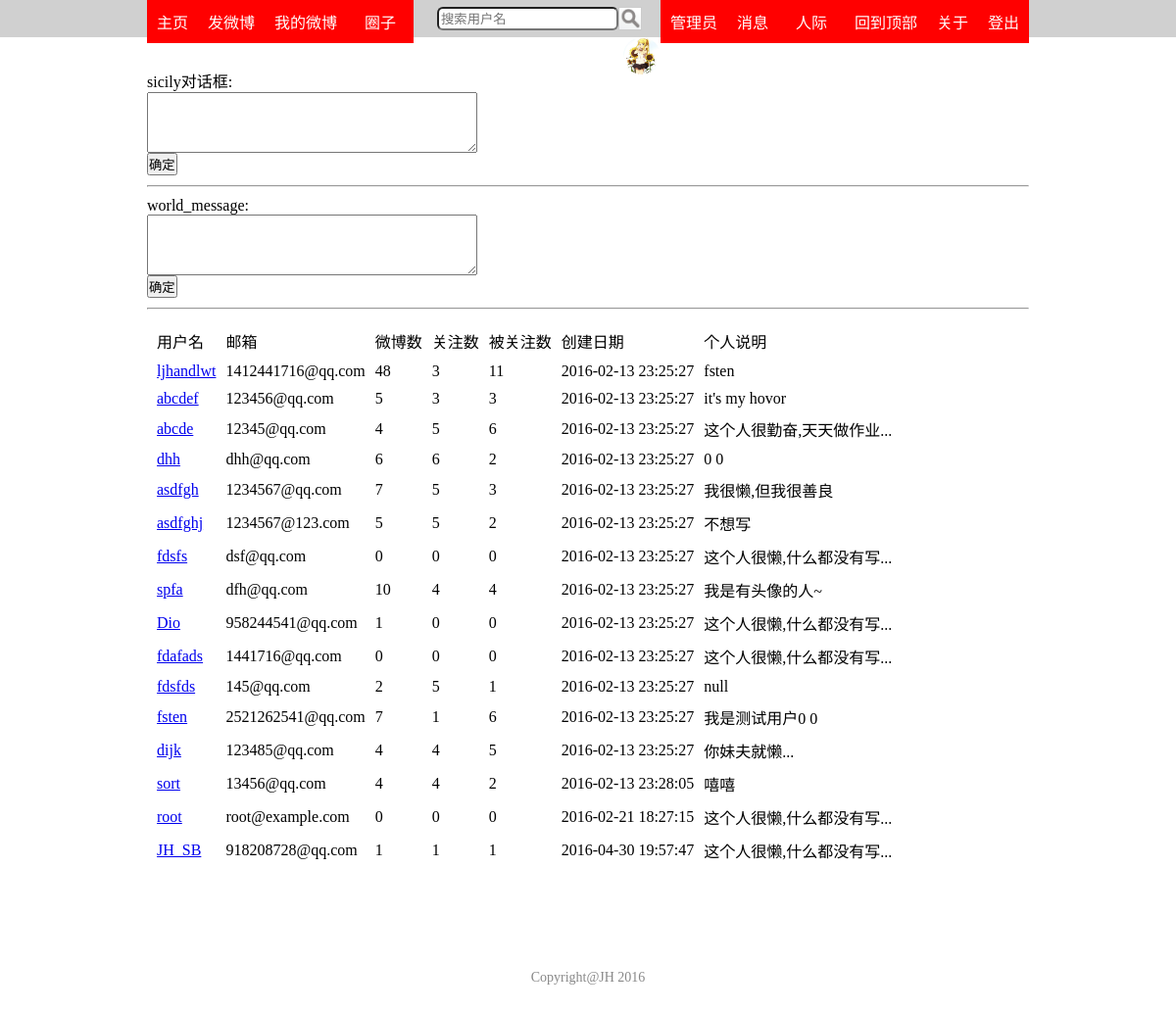
The page /admin (signed in) on the database its author committed.
### app/models.py (models this page shows, shortened)
class User(db.Model):
	id=db.Column(db.Integer,primary_key=True)
	nickname=db.Column(db.String(80),unique=True)
	password=db.Column(db.String(120))
	email=db.Column(db.String(120),unique=True)
	information=db.Column(db.String(250))
	posts=db.relationship('Post',backref='author',lazy='dynamic')
	has_avatar=db.Column(db.Integer,default=0)
	create_time=db.Column(db.DateTime,default=datetime.now())
	messages=db.relationship('Message',backref='people',lazy='dynamic')
	concern=db.relationship('User',secondary=user_user_concern,primaryjoin=id==user_user_concern.c.user1_id,
	secondaryjoin=id==user_user_concern.c.user2_id,backref='concerned')
	blacklist=db.relationship('User',secondary=user_user_blacklist,primaryjoin=id==user_user_blacklist.c.user1_id,
	secondaryjoin=id==user_user_blacklist.c.user2_id,backref='blackedlist')
	is_authenticated=True
	is_active=True
	is_anonymous=False
	def avatar(self):
		if self.has_avatar:
			return '/static/avatar/'+self.nickname+'.jpg'
		else:
			return url_for('static',filename='favicon.ico')
	def count_new_message(self):
		return Message.query.filter_by(user_id=self.id,has_showed=0).count()
	def is_admin(self):
		return Admin.query.filter_by(nickname=self.nickname).first() is not None

### app/views.py (the view)
@app.route('/admin')
@login_required
def admin():
	if g.user.is_admin():
		return render_template('admin.html',title='admin',users=User.query.all())
	else:
		abort(403)

### app/views.py (called while the page is built)
@lm.user_loader
def load_user(id):
	return User.query.get(int(id))

@app.before_request
def before_request():
	g.user=current_user

### app/templates/admin.html
{%extends 'base.html'%}
{%block content%}
<div>
<form action="{{url_for('admin_change_sicily_message')}}" method='POST'>
  <div>sicily对话框:</div>
  <div><textarea name='sicily_message' rows="4" cols="40"></textarea></div>
  <div><input type='submit' value='确定'></div>
</form>
</div>
<hr style="margin:10px 0">
<div>
<form action="{{url_for('admin_world_message')}}" method='POST'>
  <div>world_message:</div>
  <div><textarea name='world_message' rows="4" cols="40"></textarea></div>
  <div><input type='submit' value='确定'></div>
</form>
</div>
<hr style="margin:10px 0">
<div>
<table style="border-spacing:10px">
  <tr>
    <td>用户名</td>
	<td>邮箱</td>
	<td>微博数</td>
	<td>关注数</td>
	<td>被关注数</td>
	<td>创建日期</td>
	<td>个人说明</td>
  </tr>
  {%for user in users%}
  <tr>
	<td><a href="{{url_for('personal',nickname=user.nickname)}}">{{user.nickname}}</a></td>
	<td>{{user.email}}</td>
	<td>{{user.posts.count()}}</td>
	<td>{{user.concern.__len__()}}</td>
	<td>{{user.concerned.__len__()}}</td>
	<td>{{user.create_time.strftime('%Y-%m-%d %H:%M:%S')}}</td>
	<td>{{user.information}}</td>
  </tr>
  {%endfor%}
</table>
</div>
{%endblock%}

### app/templates/base.html (shortened to what this page needs)
<html>
<head>
<link rel="stylesheet" type="text/css" href="{{url_for('static',filename='style.css')}}">
<link rel="stylesheet" type="text/css" href="{{url_for('static',filename='header.css')}}">
</head>
<body>
<div id="wrap">
<div class='header_base'></div>
<div id="header">
  <ul class='left'>
	<li><a href='/index' class='menu_link'>主页</a></li>
	{%if g.user and g.user.is_authenticated%}
	  <li><a href="/write" class='menu_link'>发微博</a></li>
	  <li><a href='/user/{{g.user.nickname}}/blog' class='menu_link'>我的微博</a></li>
	  <li style='width:68px'>
		<a href='/concern' class='menu_link'>圈子</a>
	  </li>
	  <li>
		<div class='search'>
	      <form action="{{url_for('search_user')}}" method="POST">
			<input type='text' name='search' placeholder='搜索用户名' required>
			<input type='image' src="{{url_for('static',filename='search.png')}}" alt='搜索'>
		  </form>
		</div>
	  </li>
	{%endif%}
  </ul>
  <ul class='right'>
    {%if g.user and g.user.is_authenticated%}
	  <li><a href='/logout' class='menu_link'>登出</a></li>
	  <li><a href='javascript:;' class='menu_link' onclick="about()">关于</a></li>
	  <li><a href='#' class='menu_link'>回到顶部</a></li>
	  <li style="width:68px">
	    <a href='javascript:;' class='menu_link'>人际</a>
	  </li>
	  <li style="position:relative">
	    <a href='/message' class='menu_link'>消息</a>
	  </li>
	  {%if g.user.is_admin()%}
	    <li><a href='/admin' class='menu_link'>管理员</a></li>
	  {%endif%}
	  <li style="position:relative">
	    <a href='/user'>
		  <img src="{{g.user.avatar()}}" class='small_avatar' alt='头像'>
		</a>
	  </li>
	{%endif%}
  </ul>
</div>
<div id="mainBody">
{%block content%}
{%endblock%}
</div>
</div>
<div id="footer">
Copyright@JH 2016
</div>
</body>
</html>

### app/static/style.css (style rules this page uses)
* { margin:0; padding:0; }
#mainBody { margin:0 150px; }
hr { clear:both; }
.small_avatar { width:38px; height:38px; border-radius:19px; }
#footer { margin:100px 0 30px 0; font-size:14px; text-align:center; color:#888; }

### app/static/header.css (style rules this page uses)
#header { width:100%; position:fixed; top:0; left:0; }
div.header_base { height:70px; }
#header ul { list-style:none; }
#header li { text-align:center; }
#header ul.left { margin-left:150px; }
#header ul.left li { float:left; }
#header ul.right { margin-right:150px; }
#header ul.right li { float:right; }
#header a.menu_link { padding:10px; text-decoration:none; color:white; display:block; }
#header a.menu_link:link { background-color:red; }
.search form { height:38px; margin-left:24px; }
.search input { display:block; float:left; margin:7px 0; }
.search input[type='text'] { padding:2px; height:24px; border-radius:6px; }
.search input[type='image'] { height:22px; width:22px; border:1px solid #CCC; }

### rows shown on the page
User: user.avatar (picture), nickname "ljhandlwt", email "1412441716@qq.com", posts.count "48", concern.__len__ "3", concerned.__len__ "11", create_time "2016-02-13 23:25:27", information "fsten"
User: nickname "abcdef", email "123456@qq.com", posts.count "5", concern.__len__ "3", concerned.__len__ "3", create_time "2016-02-13 23:25:27", information "it's my hovor"
User: nickname "abcde", email "12345@qq.com", posts.count "4", concern.__len__ "5", concerned.__len__ "6", create_time "2016-02-13 23:25:27", information "这个人很勤奋,天天做作业..."
User: nickname "dhh", email "dhh@qq.com", posts.count "6", concern.__len__ "6", concerned.__len__ "2", create_time "2016-02-13 23:25:27", information "0 0"
User: nickname "asdfgh", email "1234567@qq.com", posts.count "7", concern.__len__ "5", concerned.__len__ "3", create_time "2016-02-13 23:25:27", information "我很懒,但我很善良"
User: nickname "asdfghj", email "1234567@123.com", posts.count "5", concern.__len__ "5", concerned.__len__ "2", create_time "2016-02-13 23:25:27", information "不想写"
User: nickname "fdsfs", email "dsf@qq.com", posts.count "0", concern.__len__ "0", concerned.__len__ "0", create_time "2016-02-13 23:25:27", information "这个人很懒,什么都没有写..."
User: nickname "spfa", email "dfh@qq.com", posts.count "10", concern.__len__ "4", concerned.__len__ "4", create_time "2016-02-13 23:25:27", information "我是有头像的人~"
User: nickname "Dio", email "958244541@qq.com", posts.count "1", concern.__len__ "0", concerned.__len__ "0", create_time "2016-02-13 23:25:27", information "这个人很懒,什么都没有写..."
User: nickname "fdafads", email "1441716@qq.com", posts.count "0", concern.__len__ "0", concerned.__len__ "0", create_time "2016-02-13 23:25:27", information "这个人很懒,什么都没有写..."
User: nickname "fdsfds", email "145@qq.com", posts.count "2", concern.__len__ "5", concerned.__len__ "1", create_time "2016-02-13 23:25:27", information "null"
User: nickname "fsten", email "2521262541@qq.com", posts.count "7", concern.__len__ "1", concerned.__len__ "6", create_time "2016-02-13 23:25:27", information "我是测试用户0 0"
User: nickname "dijk", email "123485@qq.com", posts.count "4", concern.__len__ "4", concerned.__len__ "5", create_time "2016-02-13 23:25:27", information "你妹夫就懒..."
User: nickname "sort", email "13456@qq.com", posts.count "4", concern.__len__ "4", concerned.__len__ "2", create_time "2016-02-13 23:28:05", information "嘻嘻"
User: nickname "root", email "root@example.com", posts.count "0", concern.__len__ "0", concerned.__len__ "0", create_time "2016-02-21 18:27:15", information "这个人很懒,什么都没有写..."
User: nickname "JH_SB", email "918208728@qq.com", posts.count "1", concern.__len__ "1", concerned.__len__ "1", create_time "2016-04-30 19:57:47", information "这个人很懒,什么都没有写..."
